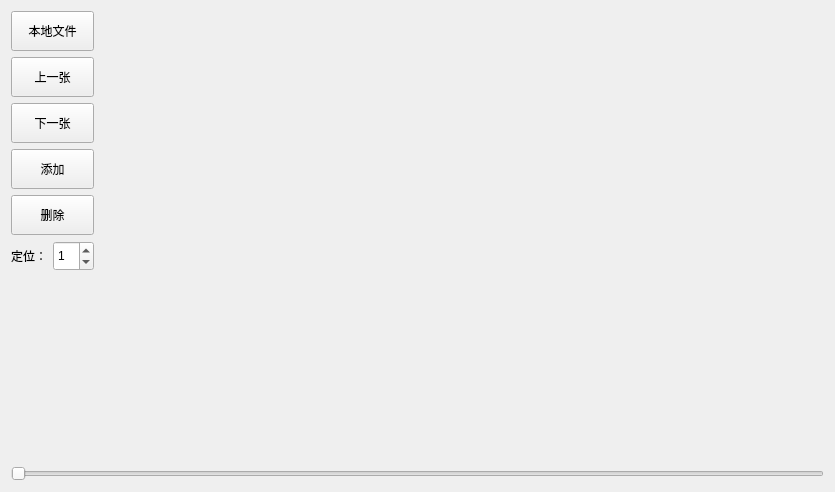
<?xml version="1.0" encoding="UTF-8"?>
<ui version="4.0">
 <class>Widget</class>
 <widget class="QWidget" name="Widget">
  <property name="geometry">
   <rect>
    <x>0</x>
    <y>0</y>
    <width>835</width>
    <height>492</height>
   </rect>
  </property>
  <property name="windowTitle">
   <string>Widget</string>
  </property>
  <layout class="QVBoxLayout" name="verticalLayout_5">
   <item>
    <layout class="QVBoxLayout" name="verticalLayout_4">
     <item>
      <layout class="QHBoxLayout" name="horizontalLayout_3">
       <item>
        <layout class="QVBoxLayout" name="verticalLayout_2">
         <item>
          <layout class="QVBoxLayout" name="verticalLayout">
           <item>
            <widget class="QPushButton" name="localFileBtn">
             <property name="minimumSize">
              <size>
               <width>0</width>
               <height>40</height>
              </size>
             </property>
             <property name="text">
              <string>本地文件</string>
             </property>
            </widget>
           </item>
           <item>
            <widget class="QPushButton" name="preBtn">
             <property name="minimumSize">
              <size>
               <width>0</width>
               <height>40</height>
              </size>
             </property>
             <property name="text">
              <string>上一张</string>
             </property>
            </widget>
           </item>
           <item>
            <widget class="QPushButton" name="nextBtn">
             <property name="minimumSize">
              <size>
               <width>0</width>
               <height>40</height>
              </size>
             </property>
             <property name="text">
              <string>下一张</string>
             </property>
            </widget>
           </item>
           <item>
            <widget class="QPushButton" name="addBtn">
             <property name="enabled">
              <bool>true</bool>
             </property>
             <property name="minimumSize">
              <size>
               <width>0</width>
               <height>40</height>
              </size>
             </property>
             <property name="text">
              <string>添加</string>
             </property>
            </widget>
           </item>
           <item>
            <widget class="QPushButton" name="delBtn">
             <property name="minimumSize">
              <size>
               <width>0</width>
               <height>40</height>
              </size>
             </property>
             <property name="text">
              <string>删除</string>
             </property>
            </widget>
           </item>
           <item>
            <layout class="QHBoxLayout" name="horizontalLayout">
             <item>
              <widget class="QLabel" name="locateBtn">
               <property name="text">
                <string>定位：</string>
               </property>
              </widget>
             </item>
             <item>
              <widget class="QSpinBox" name="locateSpinBox">
               <property name="minimumSize">
                <size>
                 <width>0</width>
                 <height>30</height>
                </size>
               </property>
               <property name="value">
                <number>1</number>
               </property>
              </widget>
             </item>
            </layout>
           </item>
          </layout>
         </item>
         <item>
          <spacer name="verticalSpacer">
           <property name="orientation">
            <enum>Qt::Vertical</enum>
           </property>
           <property name="sizeHint" stdset="0">
            <size>
             <width>20</width>
             <height>40</height>
            </size>
           </property>
          </spacer>
         </item>
        </layout>
       </item>
       <item>
        <layout class="QVBoxLayout" name="verticalLayout_3">
         <property name="spacing">
          <number>0</number>
         </property>
         <item>
          <spacer name="verticalSpacer_2">
           <property name="orientation">
            <enum>Qt::Vertical</enum>
           </property>
           <property name="sizeHint" stdset="0">
            <size>
             <width>20</width>
             <height>40</height>
            </size>
           </property>
          </spacer>
         </item>
         <item>
          <layout class="QHBoxLayout" name="horizontalLayout_2">
           <item>
            <spacer name="horizontalSpacer">
             <property name="orientation">
              <enum>Qt::Horizontal</enum>
             </property>
             <property name="sizeHint" stdset="0">
              <size>
               <width>40</width>
               <height>20</height>
              </size>
             </property>
            </spacer>
           </item>
           <item>
            <widget class="QLabel" name="picLabel">
             <property name="frameShape">
              <enum>QFrame::NoFrame</enum>
             </property>
             <property name="text">
              <string/>
             </property>
            </widget>
           </item>
           <item>
            <spacer name="horizontalSpacer_2">
             <property name="orientation">
              <enum>Qt::Horizontal</enum>
             </property>
             <property name="sizeHint" stdset="0">
              <size>
               <width>40</width>
               <height>20</height>
              </size>
             </property>
            </spacer>
           </item>
          </layout>
         </item>
         <item>
          <spacer name="verticalSpacer_3">
           <property name="orientation">
            <enum>Qt::Vertical</enum>
           </property>
           <property name="sizeHint" stdset="0">
            <size>
             <width>20</width>
             <height>40</height>
            </size>
           </property>
          </spacer>
         </item>
        </layout>
       </item>
      </layout>
     </item>
     <item>
      <widget class="QSlider" name="moveSlider">
       <property name="orientation">
        <enum>Qt::Horizontal</enum>
       </property>
      </widget>
     </item>
    </layout>
   </item>
  </layout>
 </widget>
 <layoutdefault spacing="6" margin="11"/>
 <resources/>
 <connections/>
</ui>
